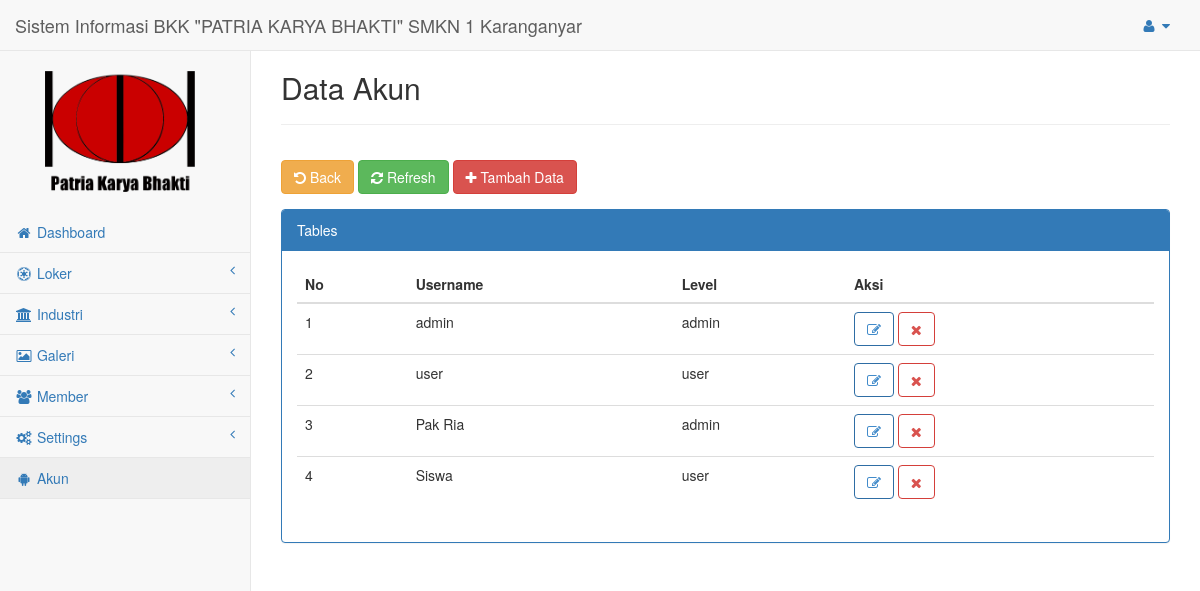
/0akuadmin/pages/admin?page=akun (signed in), run on the app's committed database.
### tables this page shows
CREATE TABLE `tbl_user` (
  `No` int(9) NOT NULL,
  `username` varchar(50) NOT NULL,
  `password` varchar(50) NOT NULL,
  `level` enum('admin','user') NOT NULL
);

### 0akuadmin/pages/admin/page/akun/akun.php (the view)
<h2>Data Akun</h2><hr>
<div class="row">
    <div class="panel-body">
                <button type="button" class="btn btn-warning" onClick="history.go(-1)"><i class="fa fa-rotate-left"></i> Back </button>
                <button type="button" class="btn btn-success" onClick="history.go(0)"><i class="fa fa-refresh"></i> Refresh </button>
                <a href="?page=akun&aksi=tambah"><button type="button" class="btn btn-danger"><i class="fa fa-plus"></i> Tambah Data</button></a>
              </div>
    <div class="col-md-12">
            <div class="panel panel-primary">
                <div class="panel-heading">
                    Tables
                </div>
                    <div class="panel-body">
                        <div class="table-responsive">
                            <table class="table dataTable">
                                <thead>
                                    <tr>
                                        <th>No</th>
                                        <th>Username</th>
                                        <th>Level</th>
                                        <th>Aksi</th>
                                    </tr>
                                </thead>
                                <tbody>
<?php
    $no = 1;
    $sql = $koneksi->query("select * from tbl_user");
    while ($data= $sql->fetch_assoc()){
?>
                                <tr>
                                    <td><?php echo $no++; ?></td>
                                    <td><?php echo $data['username']; ?></td>
                                    <td><?php echo $data['level']; ?></td>
                                    <td>
                                        <a href="?page=akun&aksi=ubah&no=<?php echo $data['No']; ?>"><button class="btn btn-outline btn-primary"><i class="fa fa-edit "></i></button></a>
                                        <a onclick="return confirm('Anda Yakin Akan Menghapus Data?')" href="?page=akun&aksi=hapus&no=<?php echo $data['No']; ?>"><button class="btn btn-outline btn-danger"><i class="fa fa-times "></i></button></a>
                                    </td>
                                </tr>
                                <?php
                                    }
                                ?>
                                </tbody>
                                </table>
                            </div>
                        </div>
                    </div>
                </div>
            </div>

### data on the page
tbl_user: username "admin", level "admin"
tbl_user: username "user", level "user"
tbl_user: username "Pak Ria", level "admin"
tbl_user: username "Siswa", level "user"
